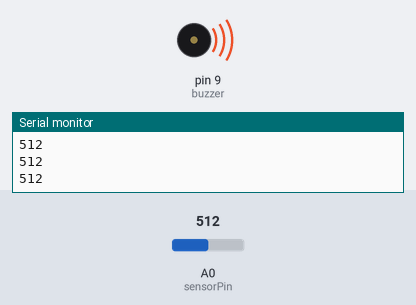
Bench run of a sketch on a simulated Arduino Uno, built with avr-gcc and run on an emulated ATmega328P. Shown: buzzer (waves = sounding, pin HIGH), the last lines printed to the serial monitor. Inputs (shaded band) come from the test bench; at power-on: A0 (sensorPin) = 512.

Above: at 1.3 s.
1.4 s: A0 (sensorPin) set to 493
At 2.7 s:
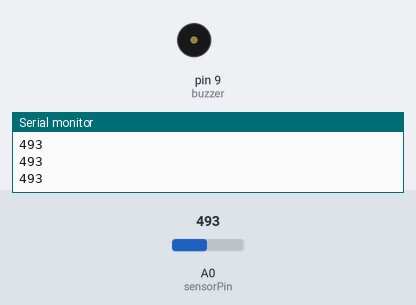
3.0 s: A0 (sensorPin) set to 510
At 3.9 s:
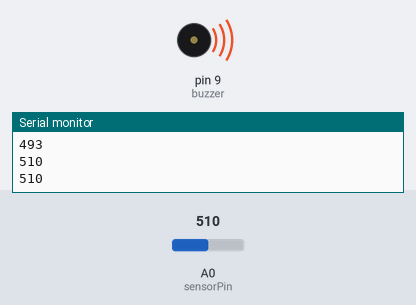
4.5 s: A0 (sensorPin) set to 490
At 5.1 s:
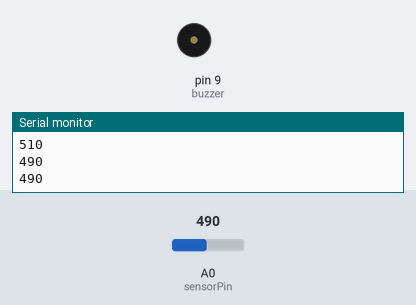
Timing chart, 0 to 7.5 s (numbered marks = the images above; inputs shaded):
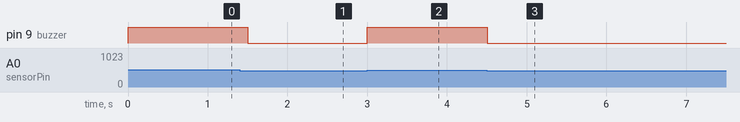

The sketch:

gazsensor.ino
```cpp
int buzzer = 9;
int sensorPin = A0;

void setup() {
  pinMode(buzzer, OUTPUT);
  Serial.begin(9600);
}

void loop() {
  int deger = analogRead(sensorPin);
  Serial.println(deger);

  if(deger > 500){
    digitalWrite(buzzer, HIGH);
  } else {
    digitalWrite(buzzer, LOW);
  }

  delay(500);
}
```

Measured:
- the behaviour switches between 501 and 500 on A0 (sensorPin) (found by bisection; images 0 and 1)
- after the input at 1.4 s, pin 9 (buzzer): HIGH → LOW after 0.10 s
- after the input at 3.0 s, pin 9 (buzzer): LOW → HIGH at once
- after the input at 4.5 s, pin 9 (buzzer): HIGH → LOW at once
